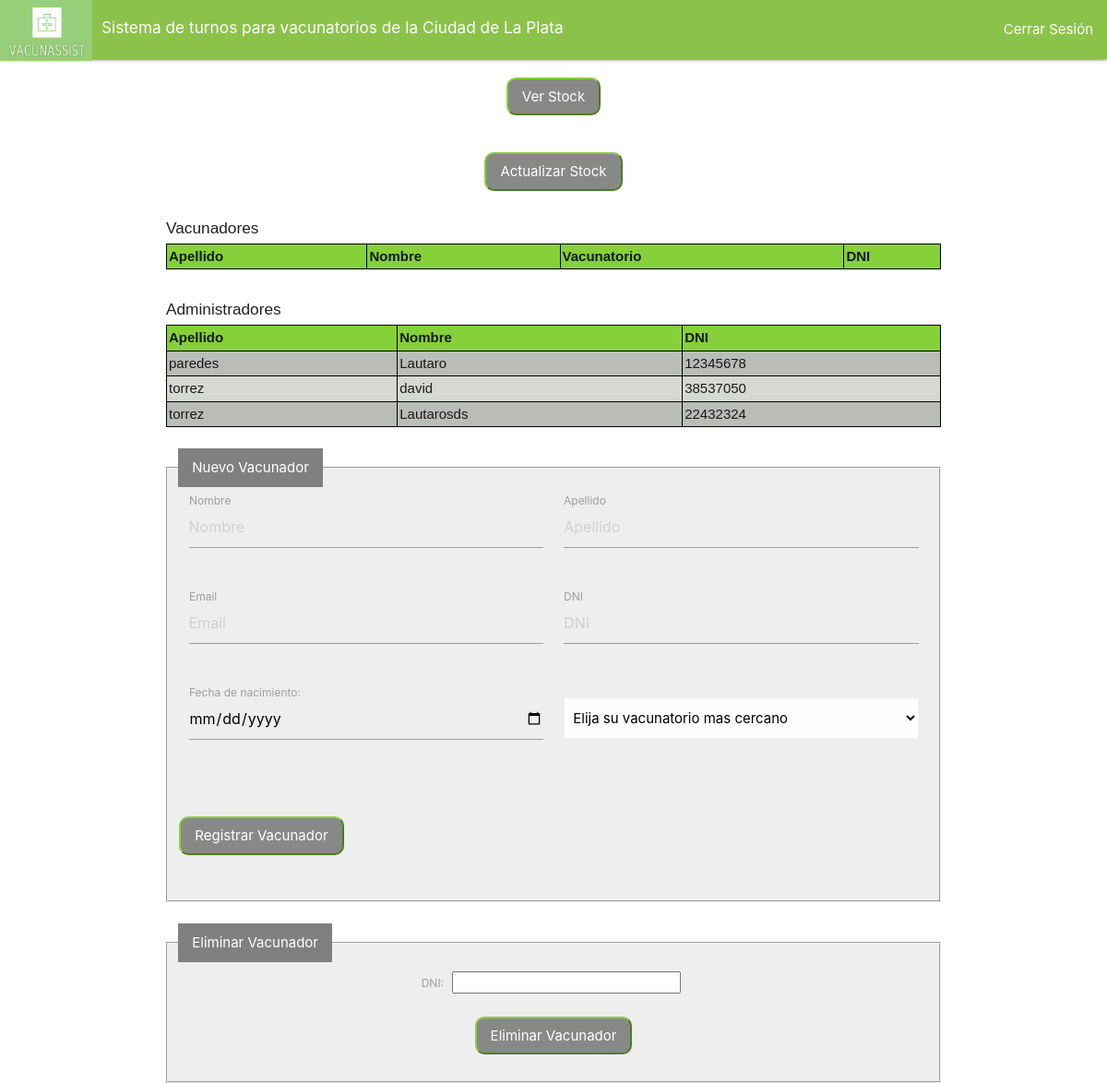
The app's page /inicio_admin/ with its own data.
### main/models.py (models this page shows, shortened)
class Administrador(models.Model):
    administrador_nombre= models.CharField(max_length=200)
    administrador_apellido= models.CharField(max_length=20)
    administrador_fechaNac= models.DateTimeField("fecha nacimiento")
    administrador_zona= models.CharField(max_length=200)
    administrador_dni= models.IntegerField()
    administrador_contraseña = models.IntegerField()
    administrador_email= models.EmailField(max_length=254)
    administrador_codigo= models.IntegerField()

### main/views.py (the view, shortened to what this page needs)
# urls.py: path('inicio_admin/' , views.inicio_admin, name= "inicio_admin"),
def inicio_admin(request):
    administradorList= Administrador.objects.all()
    return render(request, "main/inicio_admin.html",{"administradores" : administradorList})

### main/templates/main/inicio_admin.html (shortened to what this page needs)
<!DOCTYPE html>
{% load static %}
<html lang="en" dir="ltr">
  <head>
        <link rel="stylesheet" href="https://cdnjs.cloudflare.com/ajax/libs/materialize/1.0.0/css/materialize.min.css">
        <link type='text/css' href="{% static 'css/estilo.css' %}" rel="stylesheet" />
    <nav>
        <div class="nav-wrapper  light-green">
          <a href="/" class="brand-logo">
            <img src="{% static 'imagenes/Logo_VacunAssist_recortado.png' %}" class="img-fluid" width="100" height="66">
          <div class="right"  style="margin: 9px 0px 0px 10px">
            <h6>Sistema de turnos para vacunatorios de la Ciudad de La Plata</h6>
            </div>
          </a>
          <ul id="nav-mobile" class="right hide-on-med"></a>
            <li><a href="/login/">Cerrar Sesión</a></li>
          </ul>
        </div>
      </nav>
  </head>
  <body bgcolor="FFFFFF">
  <div class="center">
         <form method='GET' action="/sumarTotales/">
               <input type="submit" value="Ver Stock">
         </form>
        <form method='GET' action="/login/">
                <input type="submit" value="Actualizar Stock">
        </form>
  </div>
        <table id:"tableUsers" style="background-color:#D6D8D2; margin: 0 auto;">
          <caption >
            <div class="left"><h6> Vacunadores </h6></div>
          </caption>
          <tr style="background-color:#86D03A">
              <th>Apellido </th>
              <th>Nombre</th>
              <th>Vacunatorio</th>
              <th>DNI</th>
          </tr>
      </table>
      <br>
        <table id:"tableUsers" style="background-color:#D6D8D2; margin: 0 auto;">
          <caption >
            <div class="left"><h6> Administradores </h6></div>
          </caption>
          <tr style="background-color:#86D03A">
              <th>Apellido </th>
              <th>Nombre</th>
              <th>DNI</th>
          </tr>
          <div class="administradores">
            {% for a in administradores %}
            <div class="Administrador">
              <tr style="background-color:#CBCBCB, #B0B0B0">
                <td>{{a.administrador_apellido}} </td>
                <td> {{a.administrador_nombre}}</td>
                <td>{{a.administrador_dni}}</td>
             </tr>
            </div>
            {% endfor %}
          </div>
        </table>
        <br>
        <form action="javascript: history.go(-1)">
          <fieldset  style="margin: 0 auto;">
            <legend style="color:white; padding: 10px 15px">Nuevo Vacunador</legend>
             <div class="row">
              <form class="col s6">
                <div class="row">
                  <div class="input-field col s6">
                    <input placeholder="Nombre" id="first_name" type="text" class="validate">
                    <label for="first_name">Nombre</label>
                  </div>
                  <div class="input-field col s6">
                    <input placeholder="Apellido" id="last_name" type="text" class="validate">
                    <label for="last_name">Apellido</label>
                  </div>
                </div>
                <div class="row">
                  <div class="input-field col s6">
                    <input placeholder="Email" id="email" type="email" class="validate">
                    <label >Email</label>
                  </div>
                  <div class="input-field col s6">
                    <input placeholder="DNI" id="dni" type="text" class="validate">
                    <label for="dni">DNI</label>
                  </div>
                </div>
                <div class="row">
                  <div class="input-field col s6">
                    <label for="birthday">Fecha de nacimiento:</label>
                <input placeholder type="date" id="birthday" name="birthday" class="validate">
                  </div>
                <div class="row">
                  <div class="input-field col s6">
                    <select class="browser-default" Required >
                      <option value="" disabled selected>Elija su vacunatorio mas cercano</option>
                    </select>
                   </div>
               </div>
              </form>
            </div>
                  <input type="submit" value="Registrar Vacunador">
           </fieldset>
          </form>
          <br>
            <form action="javascript: history.go(-1)">
              <fieldset  style=" margin: 0 auto;">
              <legend style="color:white; padding: 10px 15px">Eliminar Vacunador</legend>
              <div class="center">
              <label for="fname">DNI:</label>
              <input type="id" id="number" name="number" Required><br>
              <input type="submit" name="eliminar" value="Eliminar Vacunador">
              </div>
              </fieldset>
            </form>
  </body>
</html>

### main/templates/main/inicio_admin.html (style rules this page uses)
table { font-family: arial, sans-serif; border-collapse: collapse; width: 70%; }
td, th { border: 1px solid #000000; text-align: left; padding: 2px; }
tr:nth-child(even) { background-color: #BABCB7; }
input[type=button], input[type=submit], input[type=reset] { background-color: #888987; border-color:#86D03A; border-radius: 10px; color: white; padding: 10px 15px; text-decoration: none; margin: 20px 1px; cursor: pointer; }
fieldset { background-color: #eeeeee; display: block; width: 70%; border: 2px groove (internal value); }
legend { background-color: gray; }
input { margin: 5px; }

### records on screen
Administrador: administrador_apellido "paredes", administrador_nombre "Lautaro", administrador_dni "12345678"
Administrador: administrador_apellido "torrez", administrador_nombre "david", administrador_dni "38537050"
Administrador: administrador_apellido "torrez", administrador_nombre "Lautarosds", administrador_dni "22432324"
